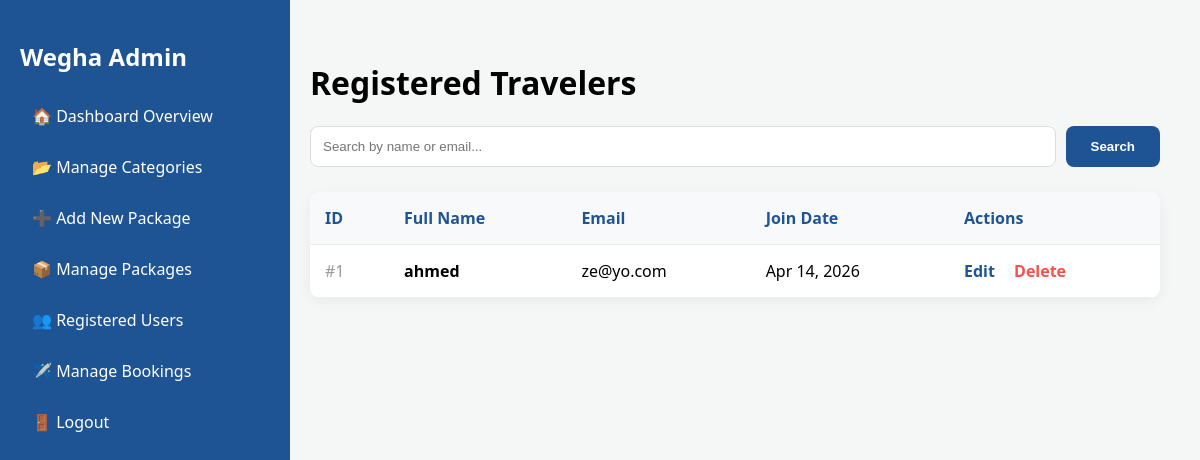
The page /admin_users.php (signed in) on the database its author committed.
### tables this page shows
CREATE TABLE `users` (
  `user_id` int(11) NOT NULL,
  `full_name` varchar(100) NOT NULL,
  `email` varchar(100) NOT NULL,
  `password_hash` varchar(255) NOT NULL,
  `created_at` timestamp NOT NULL DEFAULT current_timestamp()
);

### admin_users.php (the view, shortened to what this page needs)
<?php
include 'wegha_db.php';
$search = isset($_GET['search']) ? trim($_GET['search']) : '';
$sql = "SELECT user_id, full_name, email, created_at FROM users";
$sql .= " ORDER BY user_id DESC";
$stmt = $conn->prepare($sql);
$stmt->execute();
$result = $stmt->get_result();
?>
<!DOCTYPE html>
<html lang="en">
<head>
</head>
<body>
    <?php include 'admin_sidebar.php'; ?>
    <div class="main-content">
        <h1>Registered Travelers</h1>
        <form method="GET" action="admin_users.php" class="search-container">
            <input type="text" name="search" class="search-input" placeholder="Search by name or email..." value="<?php echo htmlspecialchars($search); ?>">
            <button type="submit" class="btn-search">Search</button>
        </form>
        <table class="user-table">
            <thead>
                <tr>
                    <th>ID</th>
                    <th>Full Name</th>
                    <th>Email</th>
                    <th>Join Date</th>
                    <th>Actions</th>
                </tr>
            </thead>
            <tbody>
                <?php while ($user = $result->fetch_assoc()): ?>
                    <tr>
                        <td style="color:#999">#<?php echo $user['user_id']; ?></td>
                        <td><strong><?php echo htmlspecialchars($user['full_name']); ?></strong></td>
                        <td><?php echo htmlspecialchars($user['email']); ?></td>
                        <td><?php echo date('M d, Y', strtotime($user['created_at'])); ?></td>
                        <td>
                            <a href="admin_edit_user.php?id=<?php echo $user['user_id']; ?>" class="btn-edit">Edit</a>
                            <a href="admin_users.php?delete_id=<?php echo $user['user_id']; ?>" class="btn-delete" onclick="return confirm('Delete user?')">Delete</a>
                        </td>
                    </tr>
                <?php endwhile; ?>
            </tbody>
        </table>
    </div>
</body>
</html>

### admin_users.php (style rules this page uses)
body { font-family: 'Segoe UI', sans-serif; margin: 0; display: flex; background: #f4f7f6; }
.main-content { margin-left: 270px; padding: 40px; width: calc(100% - 270px); }
.search-container { margin-bottom: 25px; display: flex; gap: 10px; }
.search-input { flex-grow: 1; padding: 12px; border: 1px solid #ddd; border-radius: 8px; }
.btn-search { background: #1e5494; color: white; border: none; padding: 0 25px; border-radius: 8px; cursor: pointer; font-weight: bold; }
.user-table { width: 100%; border-collapse: collapse; background: white; border-radius: 10px; overflow: hidden; box-shadow: 0 4px 15px rgba(0, 0, 0, 0.05); }
.user-table th, .user-table td { padding: 15px; text-align: left; border-bottom: 1px solid #eee; }
.user-table th { background: #f8f9fa; color: #1e5494; }
.btn-edit { color: #1e5494; text-decoration: none; font-weight: bold; margin-right: 15px; }
.btn-delete { color: #ff4d4d; text-decoration: none; font-weight: bold; }

### rows shown on the page
users: user_id "1", full_name "ahmed", email "ze@yo.com", created_at "Apr 14, 2026"
